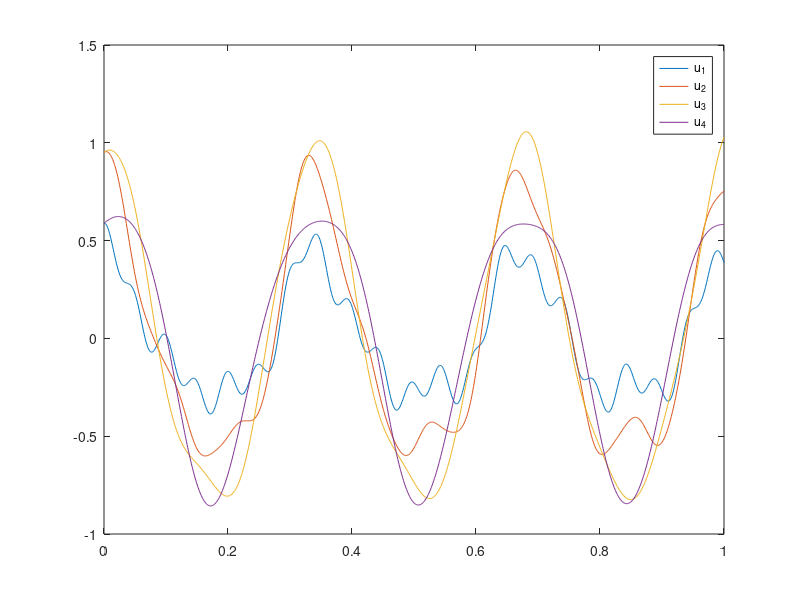

The MATLAB source for this figure:
# Ultimo ejericio integrador de las diapositivas de e.d. parciales1_diferencia_central
# Nos dan el sistema en su forma matricial y tenemos que aplicar diferencia central
#
# Ejercicio:
#   Es de la forma
#   cKu(t) + Mu''(t) = 0
#
#   donde
#
#   c = 12 / (0.2 * 0.2)
#   K = [2, -1, 0, 0; -1, 2, -1, 0; 0, -1, 2, -1; 0, 0, -1, 2]
#   M = [0.2 * 0.2, 0, 0, 0; 0, 0.4 * 0.4, 0, 0; 0, 0, 0.6 * 0.6, 0; 0, 0, 0, 0.8 * 0.8]
#
#   Ademas, nos dicen que ui(0) = sin(pi * xi), y ui'(0) = 3
#   d2 = 0.01 en el rango [0, 1]
#
# Resolucion
#    1) Regla recursiva:
#      Sustituyo por derivada numerica central de segundo orden
#      cKu(t) + Mu''(t) = 0
#      cKu(t) + M(1/dt^2)(u(t-dt)-2u(t)+u(t+dt)) = 0
#      M(1/dt^2)(u(t-dt)-2u(t)+u(t+dt)) = -cKu(t)
#      (1/dt^2)(u(t-dt)-2u(t)+u(t+dt)) = -cM^-1Ku(t)
#      u(t-dt)-2u(t)+u(t+dt) = -dt^2cM^-1Ku(t)
#      u(t+dt) = -dt^2cM^-1Ku(t) - u(t-dt) + 2u(t)
#
#    Finalmente:
#      u(t+dt) = (2.0I -dt^2c(M^-1)K)u(t) - u(t-dt)
#   2) Caso base, con serie de Taylor
#       u(t0 - dt) = u(t0) - dt * u'(t0) - 0.5 * dt^2 * u''(t0)
#       Despejando u'' de la ecuacion original
#           cKu(t) + Mu''(t) = 0
#           Mu''(t) = -cKu(t)
#           u''(t) =
#       Sustituyo
#       u(t0 - dt) = u(t0) - dt * u'(t0) - 0.5 * dt^2 * (-c(M^-1)Ku(t0))
function parciales2_diferencia_central


    c = 12 / (0.2 * 0.2);
    K = [2, -1, 0, 0; -1, 2, -1, 0; 0, -1, 2, -1; 0, 0, -1, 2];
    M = [0.2 * 0.2, 0, 0, 0; 0, 0.4 * 0.4, 0, 0; 0, 0, 0.6 * 0.6, 0; 0, 0, 0, 0.8 * 0.8];
    dt = 0.001;
    t = 0 : dt : 1.0;

    # 4 puntos [0.2, 0.4, 0.6, 0.8]
    dx = 0.2;
    x = 0.2 : dx : 0.8;

    # Valores iniciales
    u_0 = [sin(pi * x(1)); sin(pi * x(2)); sin(pi * x(3)); sin(pi * x(4))]
    du_0 = [3; 3; 3; 3];

    # u anterior
    start_prev = u_0 - dt * du_0 - 0.5 * dt * dt * (-c * inverse(M) * K * u_0);

    temp = [start_prev, u_0];
    for i = 2 : length(t)
        previous = temp(:, i - 1);
        current = temp(:, i);
        temp(:, i + 1) = (2.0 * eye(4) - dt * dt * c * inverse(M) * K) * current - previous;
    end

    u = temp(:, 2 : length(temp));
    plot(t, u)
    legend("u_1", "u_2", "u_3", "u_4");


    a = derivative_x(u, dx, 1)

endfunction



function [dX] = derivative_x(x, dx, i)
    # Calculates the partial derivatives respect to X
    # Note that operates along columns

    # Forward asymetric derivative
    if i == 1
        dX = 0.5 / dx * (-3.0 * x(:, 1) + 4.0 * x(:, 2) - x(:, 3));

    # Backward asymetric derivative
    elseif i == rows(x)
        dX = 0.5 / dx * (3.0 * x(:, i) - 4.0 * x(:, i - 1) + x(:, i - 2));

    # Central derivative
    else
        dX = 0.5 / dx * (x(:, i + 1) - x(:, i - 1));

    endif
endfunction

function [dX] = derivative_t(x, dx, i)
    # Calculates the partial derivatives respect to T
    # Note that operates along rows

    # Forward asymetric derivative
    if i == 1
        dX = 0.5 / dx * (-3.0 * x(1, :) + 4.0 * x(2, :) - x(3, :));

    # Backward asymetric derivative
    elseif i == columns(x)
        dX = 0.5 / dx * (3.0 * x(i, :) - 4.0 * x(i - 1, :) + x(i - 2, :));

    # Central derivative
    else
        dX = 0.5 / dx * (x(i + 1, :) - x(i - 1, :));

    endif
endfunction
